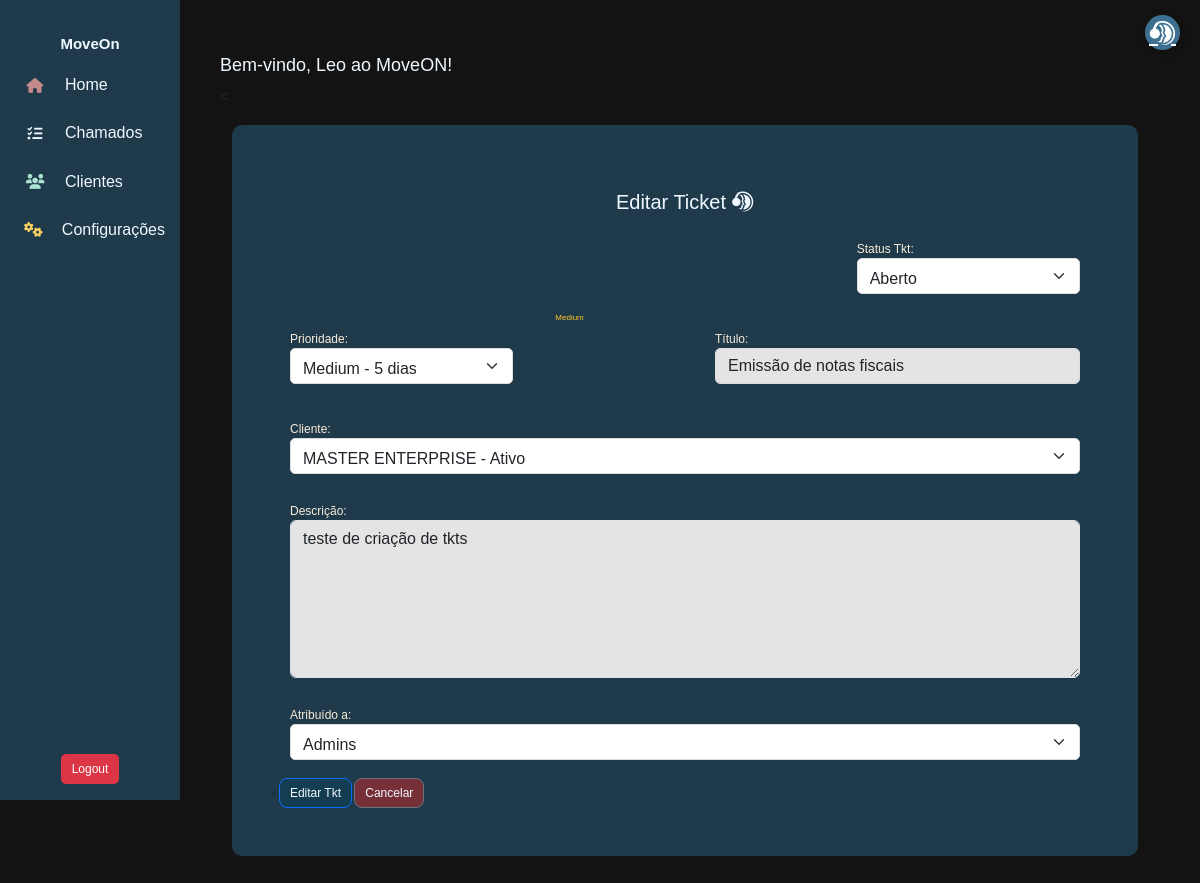
/move/tickets/update/1 (signed in), run on the app's committed database.
### move_on/models.py (models this page shows, shortened)
class User(AbstractUser):
    client = models.ForeignKey(Profile, on_delete=models.CASCADE, related_name="users", null=True, blank=True, db_column='client')
    role = models.ForeignKey(Role, on_delete=models.SET_NULL, null=True, blank=True, db_column='role')
    groups = models.ManyToManyField(
        'auth.Group',
        related_name='move_on_users',
        blank=True
    )
    user_permissions = models.ManyToManyField(
        'auth.Permission',
        related_name='move_on_users',
        blank=True
    )
    class Meta:
        db_table = "users"

class Ticket(models.Model):
    client = models.ForeignKey(Profile, on_delete=models.PROTECT, related_name="tickets", null=True, blank=True)
    created_by = models.ForeignKey(User, on_delete=models.CASCADE, related_name="created_tickets", null=True, blank=True)
    assigned_team = models.ForeignKey(Team, on_delete=models.SET_NULL, null=True, blank=True, related_name="tickets")
    sla = models.ForeignKey(SLA, on_delete=models.SET_NULL, null=True, blank=True)
    title = models.CharField("Título", max_length=255, null=True, blank=True)
    description = models.TextField("Descrição", null=True, blank=True)
    status = models.ForeignKey(TicketStatus, on_delete=models.SET_NULL, null=True, blank=True)
    created_at = models.DateTimeField("Criado em", auto_now_add=True)
    updated_at = models.DateTimeField("Atualizado em", auto_now=True)
    due_date = models.DateTimeField("Previsão", null=True, blank=True)
    category = models.ForeignKey(Category, on_delete=models.CASCADE, blank=True, null=True)
    class Meta:
        db_table = "tickets"

class SLA(models.Model):
    priority = models.CharField("Prioridade",max_length=10, choices=SLAPriority.choices)
    response_time = models.IntegerField("Tempo de Resposta (dias)")
    resolution_time = models.IntegerField("Tempo de Resolução (dias)")
    def __str__(self):
        return f"{self.get_priority_display()} - {self.resolution_time} dias"
    class Meta:
        db_table = "sla"

### move_on/views.py (the view)
# urls.py: path('tickets/update/<int:pk>', TicketUpdate.as_view(), name="ticket_update"),
class TicketUpdate(LoginRequiredMixin, UpdateView):
    model = Ticket
    form_class = TicketForm
    template_name = 'tickets/tickets_form.html'
    success_url = reverse_lazy("ticket_list")
    def get_queryset(self):
        return Ticket.objects.all()

### move_on/forms.py
class TicketForm(forms.ModelForm):
    class Meta:
        model = Ticket
        fields = ['title', 'description', 'assigned_team', 'status', 'due_date', 'sla', 'client']
        widgets = {
            'title': forms.TextInput(attrs={'class': 'form-control', 'placeholder': 'Entre com o Titulo geral do Tkt'}),
            'description': forms.Textarea(attrs={'class': 'form-control', 'rows': 6, 'placeholder': 'Descreva quais são os problemas'}),
            'assigned_team': forms.Select(attrs={'class': 'form-select'}),
            'status': forms.Select(attrs={'class': 'form-select'}),
            'due_date': forms.DateTimeInput(attrs={'class': 'form-control', 'type': 'datetime-local'}),
            'sla': forms.Select(attrs={'class': 'form-select'}),
            'client': forms.Select(attrs={'class': 'form-select'}),
        }

### move_on/models.py (called while the page is built)
    def __str__(self):
        return f"{self.name} - {'Ativo' if self.active else 'Inativo'}"

    def __str__(self):
        return self.name

    def __str__(self):
        return f"{self.name}"

### move_on/templatetags/custom_filters.py (called while the page is built)
@register.filter
def get_color(value):
    if value == 'low':
        return '#00c16c'
    elif value == 'medium':
        return '#ffc52c'
    elif value == 'high':
        return '#ff9915'
    elif value == 'critical':
        return '#CC3733'
    return 'gray'  # Valor padrão, caso não tenha correspondência

### move_on/templates/Tickets/tickets_form.html (shortened to what this page needs)
{% extends 'Menu/menu.html' %} {% load static %} {% load custom_filters %}
{% block content %}
<link rel="stylesheet" href="{% static 'css/stylesform.css' %}" />
<div class="container">
  <div class="card-tkt " id="tkt">
    <h2 style="text-align: center; margin-top: 25px; font-size: 20px; ">
      {% if form.instance.pk %}Editar Ticket{% else %}Criar Novo Ticket{% endif %}
      <i class="fa-brands fa-teamspeak"></i>
    </h2>
    <form method="POST">
      <div class="row">
        <div class="col-8"></div>
        <div class="col-4">
          <div class="form-group">
            <label for="status">Status Tkt:</label>
            {{ form.status }}
          </div>
        </div>
      </div>
      <div class="row">
        <div class="col-4">
          <div class="form-group">
            <label for="sla">Prioridade:</label>
            {{ form.sla }}
          </div>
        </div>
        <div class="col-2" class="priority-bubble">
          {% if form.instance.sla %}
          <span style="color: {{ form.instance.sla.priority|get_color }}">
            {{ form.instance.sla.get_priority_display }}
          </span>
          {% endif %}
        </div>
        <div class="col-6">
          <div class="form-group">
            <label for="title">Título:</label>
            {{ form.title }}
          </div>
        </div>
      </div>
      <div class="form-group">
        <label for="client">Cliente:</label>
        {{ form.client }}
      </div>
      <div class="form-group">
        <label for="description">Descrição:</label>
        {{ form.description }}
      </div>
      <div class="form-group">
        <label for="assigned_team">Atribuído a:</label>
        {{ form.assigned_team }}
      </div>
        {% if form.instance.pk %}
        <button type="submit" class="btn btn-primary">Editar Tkt</button>
        {% else %}
        <button type="submit" class="btn btn-primary">Criar Tkt</button>
        {% endif %}
        <a href="{% url 'ticket_list' %}" class="btn btn-secondary">Cancelar</a>
    </form>
  </div>
</div>
{% endblock %}

### move_on/templates/Menu/menu.html (shortened to what this page needs)
{% load static %}
<head>
  <link href="https://cdn.jsdelivr.net/npm/bootstrap@5.3.3/dist/css/bootstrap.min.css" rel="stylesheet" />
  <link rel="stylesheet" href="https://cdnjs.cloudflare.com/ajax/libs/font-awesome/6.5.1/css/all.min.css" />
  <link rel="stylesheet" href="{% static 'css/styles.css' %}" />
</head>
<body>
  <nav class="sidebar">
    <h6>MoveOn</h6>
    {% if user.is_authenticated %}
    <a href="/" data-bs-toggle="tooltip" data-bs-placement="right" title="Home">
      <i class="fas fa-home"></i> <span>Home</span>
    </a>
    <a href="{% url 'ticket_list' %}" data-bs-toggle="tooltip" data-bs-placement="right" title="Chamados">
      <i class="fas fa-tasks"></i> <span>Chamados</span>
    </a>
    <a href="#" data-bs-toggle="tooltip" data-bs-placement="right" title="Clientes">
      <i class="fas fa-users"></i> <span>Clientes</span>
    </a>
    <a href="#" data-bs-toggle="tooltip" data-bs-placement="right" title="Configurações">
      <i class="fas fa-cogs"></i> <span>Configurações</span>
    </a>
    <form method="POST" action="{% url 'logout' %}">
      <button type="submit" class="btn btn-danger-2 w-100">Logout</button>
    </form>
    {% else %}
    <p>Necessário estar logado</p>
    {% endif %}
  </nav>
  <div class="content">
    <h3>
      {% block title %}Bem-vindo, {{ user.username }} ao MoveON!{% endblock %}
    </h3>
    < <p>{% block content %}{% endblock %}</p>
  </div>
  <a href="{% url 'ticket_form' %}" class="support-btn" data-bs-toggle="tooltip" data-bs-placement="left"
    title="Novo Chamado">
    <i class="fa-brands fa-teamspeak"></i>
  </a>
</body>
</html>

### move_on/static/css/styles.css (style rules this page uses)
body { background-color: rgb(19, 19, 19); }
* { font-family: Verdana, Geneva, Tahoma, sans-serif; }
.sidebar { width: 60px; height: 100vh; background: #1e3a4b; position: fixed; top: 0; left: 0; display: flex; flex-direction: column; align-items: center; padding-top: 35px; transition: width 0.5s ease; }
h4, h6 { color: aliceblue; font-weight: bolder; font-size: 15px; }
h3 { color: aliceblue; font-size: 18px; }
.sidebar a { text-decoration: none; color: aliceblue; display: flex; align-items: center; gap: 10px; padding: 15px; width: 100%; white-space: nowrap; overflow: hidden; }
.sidebar a i { font-size: 15px; width: 40px; text-align: center; }
.content { margin-left: 170px; padding: 50px; margin-top: 5px; }
.fa-home { color: rgb(196, 139, 139); }
.fa-tasks { color: aliceblue; }
.fa-users { color: rgb(171, 228, 209); }
.fa-cogs { color: rgb(248, 207, 96); }
.support-btn { position: fixed; top: 15px; right: 20px; background: #3d7090; color: white; border-radius: 50%; width: 35px; height: 35px; display: flex; align-items: center; justify-content: center; font-size: 1.5rem; box-shadow: 2px 2px 10px rgba(0, 0, 0, 0.2); transition: transform 0.2s ease-in-out; z-index: 1000; }
.btn { padding: 5px 10px; font-size: 12px; border-radius: 5px; }
.btn-danger-2 { background-color: #dc3545; color: white; margin-top: 500px; }

### move_on/static/css/stylesform.css (style rules this page uses)
.form-group { padding: 10px; color: antiquewhite; margin: 8px; font-size: 12px; }
.form-control { background-color: rgb(228, 228, 228); }
.form-group input, .form-group select { font-size: 0.4rem, 1px; padding: 8px 12px; height: 36px; border-radius: 5px; border: 1px solid #ddd; width: 100%; box-sizing: border-box; }
h2 { color: aliceblue; font-size: 20px; margin-top: 25px; }
.btn-primary { background-color: rgb(20, 61, 81); color: aliceblue; border-radius: 8px; border-color: None; padding: 2, 1, 0px; transition: 0.2s; }
.btn-secondary { background-color: rgb(119, 48, 55); color: aliceblue; border-radius: 8px; border-color: None; padding: 2, 1, 0px; transition: 0.2s; }
#tkt { background-color: #1e3a4b; border-radius: 10px; padding: 40px; font-size: 8px; }

### data on the page
User: username "Leo"
Ticket: status "Aberto", sla "Medium - 5 dias", instance.sla.priority "Medium", title "Emissão de notas fiscais", client "MASTER ENTERPRISE - Ativo", description "teste de criação de tkts", assigned_team "Admins"
